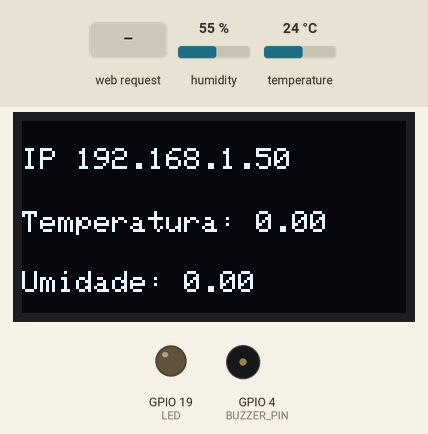
A program run on a simulated ESP32. Parts: 128×64 one-colour display, output pins drawn as LEDs (lit = HIGH), buzzer (waves = sounding, pin HIGH). Inputs (shaded band) come from the test bench; at power-on: humidity 55 %, temperature 24 °C. WiFi joins after 1.5 s; servers stay silent unless stated; network time is answered at once with the bench clock; the local clock reads 2024-03-15 10:24:30 at power-on unless the program sets it; no MQTT or app messages arrive unless stated; what the program prints to the serial monitor is not drawn.

Above: at 2.7 s.
2.8 s: HTTP request GET /sensors received
At 5.8 s:
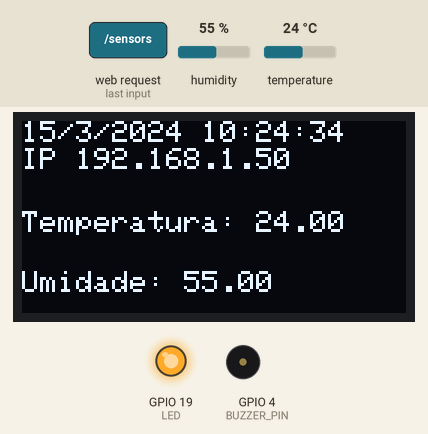
7.6 s: humidity set to 22 %
At 8.9 s:
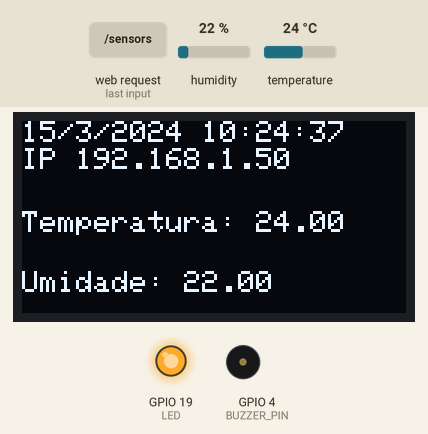
10.9 s: temperature set to 12 °C
At 13.6 s:
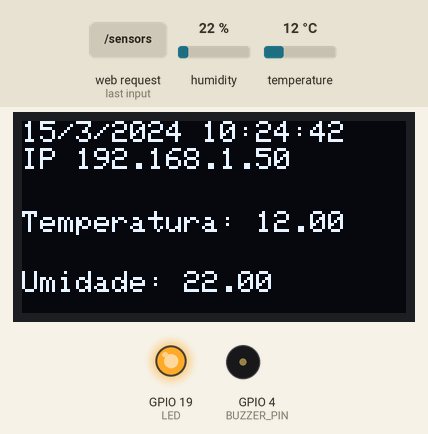
15.4 s: humidity set to 40 %
At 16.6 s:
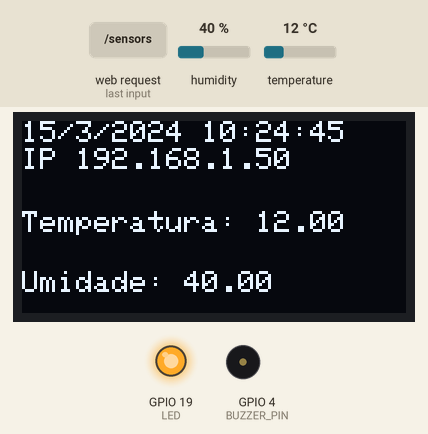
18.8 s: temperature set to 19 °C
At 21.3 s:
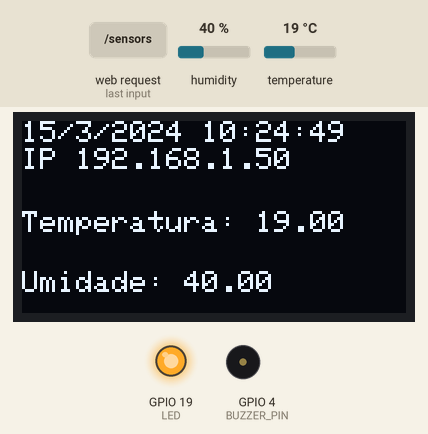
Timing chart, 0 to 22.8 s (numbered marks = the images above; inputs shaded):
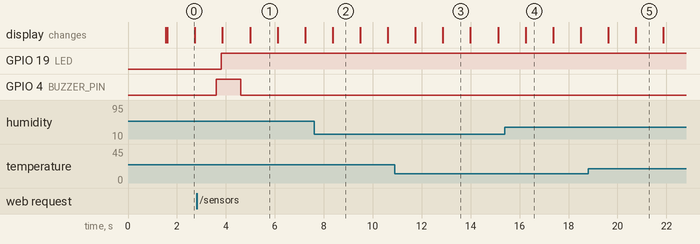

Measured:
- after the input at 2.8 s, GPIO 19 (LED): LOW → HIGH after 1.0 s; GPIO 4 (BUZZER_PIN): LOW → HIGH after 0.81 s, → LOW 1.0 s later
- what the display in image 0 shows lasts 1.1 s, from 1.6 s to 2.7 s

The program:

main.cpp
```cpp
#include <Adafruit_GFX.h>
#include <Adafruit_SSD1306.h>
#include <Wire.h>
#include <WiFi.h>
#include <WebServer.h>
#include <ArduinoJson.h>
#include <Adafruit_Sensor.h>
#include "DHT.h"
#include <NTPClient.h>
#include <time.h>

#include <WiFiClientSecure.h>
#include <PubSubClient.h>
#include <WiFi.h>

#define SCREEN_HEIGHT 64 // OLED display height, in pixels
#define SCREEN_WIDTH 128 // OLED display width, in pixels
#define BUZZER_PIN 4
#define DHTPIN 5         // GPIO conectado ao DATA do DHT
#define DHTTYPE DHT11    // Substitua por DHT22 se for o caso
#define LED 19

void setupServer();
void setupSensor();
void setupWIFI();
void setupLed();
void setupBuzzer();
void setupOled();
void connectToAWS();

void handleRequest();
void requestLed();
void displayData();

void playBuzzer();
void taskServer(void *parameter);
void taskDisplay(void *parameter);
void taskBuzzer(void *parameter);

void publishMessage();

String getFormatedDate( struct tm * timeInfo);
String getFormatedTime( struct tm * timeInfo);
struct tm *getDateTime();

// Configurações Wi-Fi
const char *ssid = "gt";
const char *password = "todesco1";
int cont = 0;

// Configuração do servidor NTP e fuso horário
const char *ntpServer = "pool.ntp.org";
const long gmtOffset_sec = -3 * 3600; // Ajuste para seu fuso horário (GMT-3)
const int daylightOffset_sec = 0;     // Ajuste para horário de verão, se necessário

// Configuração do servidor web
WebServer server(80);

// Sersor
DHT dht(DHTPIN, DHTTYPE);

// Oled
Adafruit_SSD1306 display(SCREEN_WIDTH, SCREEN_HEIGHT, &Wire, -1);

// time
WiFiUDP udp;
NTPClient timeClient(udp, ntpServer, gmtOffset_sec, 60000); // Atualiza a cada 60 segundos


WiFiClientSecure espClient;
PubSubClient client(espClient);

String formatedTime;
String formatedDate;
String ip;

float temperature;
float humidity;
bool request = false;


// Configurações do AWS IoT Core
const char *mqtt_server = "a3vt9gaplfs973-ats.iot.us-east-1.amazonaws.com"; // Substitua pelo seu endpoint
const char *mqtt_topic = "sensor";


const char rootCA[] PROGMEM = R"EOF(
-----BEGIN CERTIFICATE-----

-----END CERTIFICATE-----
)EOF";

const char deviceCert[] PROGMEM = R"EOF(
-----BEGIN CERTIFICATE-----

-----END CERTIFICATE-----
)EOF";

const char privateKey[] PROGMEM = R"EOF(
-----BEGIN RSA PRIVATE KEY-----

-----END RSA PRIVATE KEY-----
)EOF";

void setup()
{
  Serial.begin(9600);
  setupWIFI();
  setupSensor();
  setupLed();
  setupServer();
  setupOled();
  setupBuzzer();
  connectToAWS();


  xTaskCreatePinnedToCore(taskServer, "WebServerTask", 4096, NULL, 1, NULL, 0);
  xTaskCreatePinnedToCore(taskDisplay, "DisplayTask", 2048, NULL, 1, NULL, 1);
  xTaskCreatePinnedToCore(taskBuzzer, "PlayBuzzerTask", 2048, NULL, 1, NULL, 1);
}

void connectToAWS() {
  espClient.setCACert(rootCA);
  espClient.setCertificate(deviceCert);
  espClient.setPrivateKey(privateKey);

  client.setServer(mqtt_server, 8883);

  Serial.print("Conectando ao AWS IoT Core");
  while (!client.connect("ESP32_Client")) {
    delay(1000);
    Serial.print(".");
  }
  Serial.println(" conectado!");
}

void publishMessage() {
  if (client.connected()) {

        // Cria um objeto JSON
    StaticJsonDocument<200> doc;
    doc["temperature"] = temperature;
    doc["humidity"] = humidity;
    doc["date"] = formatedDate;
    doc["time"] = formatedTime;

    // Serializa o JSON e envia como resposta
    String jsonString;
    serializeJson(doc, jsonString);

    if (client.publish(mqtt_topic, jsonString.c_str())) {
      Serial.println("Mensagem publicada com sucesso!");
    } else {
      Serial.println("Falha ao publicar a mensagem!");
    }
  }
}

void loop()
{
  struct tm * timeInfo= getDateTime();

  // get date and time;
  formatedDate = getFormatedDate(timeInfo);
  formatedTime = getFormatedTime(timeInfo);
  temperature = dht.readTemperature();
  humidity = dht.readHumidity();

  publishMessage();
  delay(1000);
}

void taskBuzzer(void *parameter)
{
  for (;;)
  {
    if(request){
      playBuzzer();
      request = false;
    }
    else{
      delay(1000);
    }

  }
}


void taskServer(void *parameter)
{
  for (;;)
  {
    server.handleClient(); // Responde às requisições HTTP
  }
}

void playBuzzer()
{
  Serial.println("Play Buzzer");
  // Liga o buzzer
  digitalWrite(BUZZER_PIN, HIGH);
  delay(1000); // Mantém ligado por 1 segundo

  // Desliga o buzzer
  digitalWrite(BUZZER_PIN, LOW);
  delay(1000); // Mantém desligado por 1 segundo
}

void taskDisplay(void *parameter)
{
  for (;;)
  {
    displayData();
    delay(1000);
  }
}

struct tm *getDateTime(){
    timeClient.update();
    time_t epochTime = timeClient.getEpochTime();
    return gmtime(&epochTime);
}

void setupServer()
{
  server.on("/sensors", handleRequest);
  server.begin();
}

void setupBuzzer(){
  pinMode(BUZZER_PIN, OUTPUT); // Configura o pino como saída
}

void setupOled()
{
  if (!display.begin(SSD1306_SWITCHCAPVCC, 0x3C))
  {
    Serial.println(F("SSD1306 allocation failed"));
    for (;;)
      ;
  }
}

String getFormatedDate( struct tm * timeInfo){
  return String(timeInfo->tm_mday) + "/" + String(timeInfo->tm_mon + 1) + "/" + String(timeInfo->tm_year + 1900);
}

String getFormatedTime( struct tm * timeInfo){
  return String(timeInfo->tm_hour) + ":" + String(timeInfo->tm_min) + ":" + String(timeInfo->tm_sec);
}

void displayData()
{
  display.clearDisplay();
  display.setTextColor(WHITE);
  display.setTextSize(1);
  display.setCursor(0, 0);

  display.print(formatedDate + " " + formatedTime);
  display.setCursor(0, 9);
  display.print("IP " + ip);

  display.setCursor(0, 30);
  display.print("Temperatura: ");
  display.print(temperature);
  display.setCursor(0, 50);
  display.print("Umidade: ");
  display.print(humidity);
  display.display();
  delay(100);
}

void handleRequest()
{
  Serial.println("Handle a client...");

  request = true;

  // Verifica se as leituras são válidas
  if (isnan(temperature) || isnan(humidity))
  {
    server.send(500, "application/json", "{\"erro\": \"Falha na leitura do sensor\"}");
  }
  else
  {
    // Cria um objeto JSON
    StaticJsonDocument<200> doc;
    doc["temperature"] = temperature;
    doc["humidity"] = humidity;
    doc["date"] = formatedDate;
    doc["time"] = formatedTime;

    // Serializa o JSON e envia como resposta
    String jsonString;
    serializeJson(doc, jsonString);
    server.send(200, "application/json", jsonString);

    requestLed();
  }
}

void setupLed()
{
  pinMode(LED, OUTPUT);
  digitalWrite(LED, LOW);
}

void setupSensor()
{
  dht.begin();
}

void setupWIFI()
{
  // Conectar ao Wi-Fi
  Serial.println("Conectando ao Wi-Fi...");
  WiFi.begin(ssid, password);
  while (WiFi.status() != WL_CONNECTED)
  {
    delay(500);
    Serial.print(".");
  }
  Serial.println("\nWi-Fi conectado!");
  Serial.print("Endereço IP: ");
  Serial.println(WiFi.localIP());
  ip = WiFi.localIP().toString();
}

void requestLed()
{
  digitalWrite(LED, LOW); // Liga o LED
  delay(1000);             // Espera 1 segundo
  digitalWrite(LED, HIGH);  // Desliga o LED
  delay(1000);             // Espera 1 segundo
}
```
